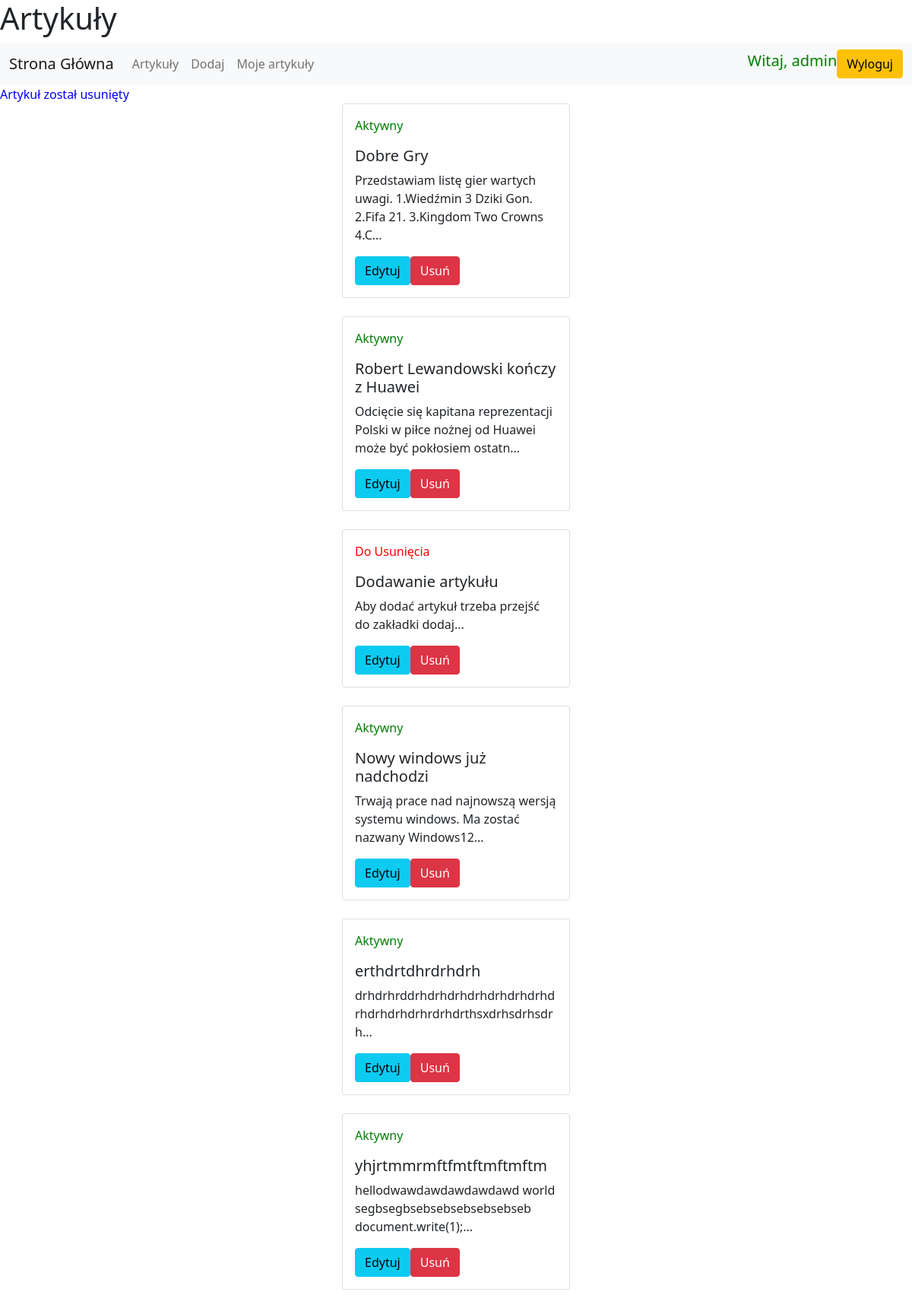
/pages/my_articles.php?ID=1 (signed in), run on the app's committed database.
### tables this page shows
CREATE TABLE `article` (
  `ID` int(11) NOT NULL,
  `Title` varchar(50) NOT NULL,
  `Content` mediumtext NOT NULL,
  `Stat` tinyint(1) NOT NULL,
  `User_ID` int(11) NOT NULL
);

### pages/my_articles.php (the view, shortened to what this page needs)
<html>
<?php require '../components/head.php' ?>
<body>
    <header>
        <h1>Artykuły</h1>
    </header>
    <?php require '../components/nav.php' ?>
    <section>
        <span style="color:blue">
            <?php
            if (isset($_SESSION['del_art'])) {
                echo $_SESSION['del_art'];
            }
            ?>
        </span>
        <?php
        require_once "../components/connect.php";
        $conn = new mysqli($host, $db_user, $db_pass, $db_name);
        $all_articles = $conn->query('SELECT ID,Title,Content,Stat FROM article where User_ID = ' . $_SESSION["user_id"]);
        if ($all_articles->num_rows > 0) {
            while ($art = $all_articles->fetch_assoc()) {
                echo '<div class="card w-25 m-auto" style="width: 18rem;">
                <div class="card-body">';
                if ($art['Stat'] == 1) {
                    echo "<span style='color:green'> <p>Aktywny</p></span>";
                } else {
                    echo "<span style='color:red'> <p>Do Usunięcia</p></span>";
                }
                echo '<h5 class="card-title">' . $art["Title"] . "</h5>";
                echo '<p class="card-text">' . substr($art["Content"], 0, 100) . "...</p>";
                echo '<a href="./edit_article.php?id=' . $art["ID"] . '" class="btn btn-info">Edytuj</a>';
                echo '<a href="./my_articles.php?ID=' . $art["ID"] . '" class="btn btn-danger">Usuń</a></div></div>';
                echo '<br>';
            }
        }
        ?>
    </section>
</body>
</html>

### data on the page
article: Stat "Aktywny", Title "Dobre Gry", Content "Przedstawiam listę gier wartych uwagi. 1.Wiedźmin 3 Dziki Gon. 2.Fifa 21. 3.Kingdom Two Crowns 4.C"
article: Stat "Aktywny", Title "Robert Lewandowski kończy z Huawei", Content "Odcięcie się kapitana reprezentacji Polski w piłce nożnej od Huawei może być pokłosiem ostatn"
article: Stat "Do Usunięcia", Title "Dodawanie artykułu", Content "Aby dodać artykuł trzeba przejść do zakładki dodaj"
article: Stat "Aktywny", Title "Nowy windows już nadchodzi", Content "Trwają prace nad najnowszą wersją systemu windows. Ma zostać nazwany Windows12"
article: Stat "Aktywny", Title "erthdrtdhrdrhdrh", Content "drhdrhrddrhdrhdrhdrhdrhdrhdrhdrhdrhdrhdrhrdrhdrthsxdrhsdrhsdrh"
article: Stat "Aktywny", Title "yhjrtmmrmftfmtftmftmftm", Content "hellodwawdawdawdawdawd world segbsegbsebsebsebsebsebseb document.write(1);"

### other printed values
$_SESSION["user"] "admin"
$_SESSION['del_art'] "Artykuł został usunięty"
